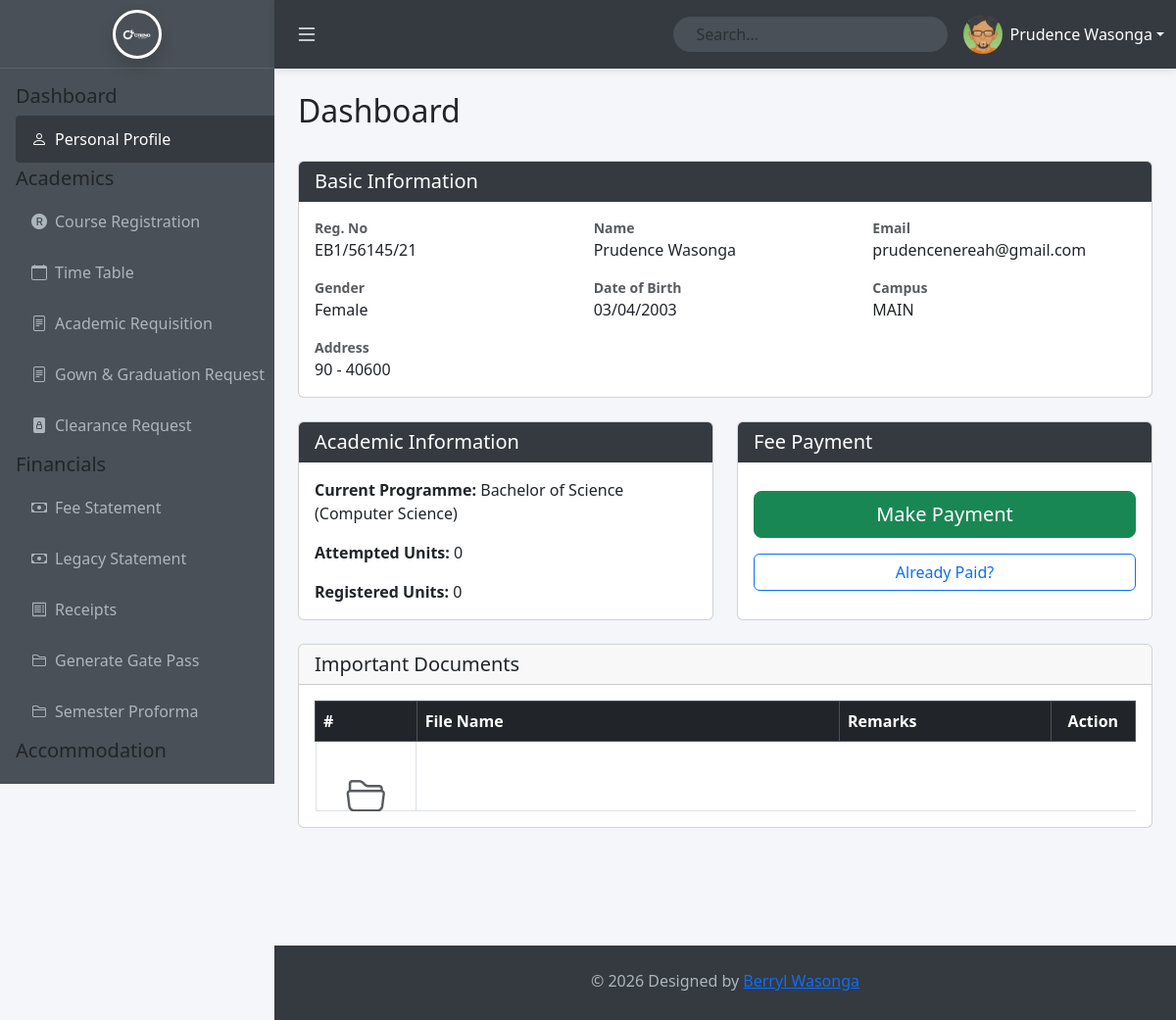
Screenshot of /students/welcome.php (signed in) with the database file from the repository.
### tables this page shows
CREATE TABLE `users` (
  `id` int(11) NOT NULL AUTO_INCREMENT,
  `first_name` varchar(50) NOT NULL DEFAULT '',
  `last_name` varchar(50) NOT NULL DEFAULT '',
  `email` varchar(255) NOT NULL,
  `reg_no` varchar(50) DEFAULT NULL,
  `password` varchar(255) NOT NULL,
  `role` varchar(20) NOT NULL DEFAULT 'user',
  `status` enum('active','inactive') NOT NULL DEFAULT 'active',
  `last_login` timestamp NULL DEFAULT NULL,
  `created_at` timestamp NOT NULL DEFAULT current_timestamp(),
  `fullname` varchar(100) GENERATED ALWAYS AS (concat(`first_name`,' ',`last_name`)) STORED,
  `gender` enum('Male','Female','Other') DEFAULT NULL,
  `dob` date DEFAULT NULL,
  `address` varchar(255) DEFAULT NULL,
  `campus` varchar(50) DEFAULT 'MAIN',
  `programme` varchar(150) DEFAULT NULL,
  `course_id` int(11) DEFAULT NULL,
  `faculty_id` int(11) DEFAULT NULL,
  `year_level` int(11) DEFAULT NULL,
  `admission_year` int(11) DEFAULT NULL,
  `attempted_units` int(11) DEFAULT 0,
  `registered_units` int(11) DEFAULT 0,
  PRIMARY KEY (`id`),
  UNIQUE KEY `email` (`email`),
  UNIQUE KEY `reg_no` (`reg_no`),
  CONSTRAINT `users_ibfk_1` FOREIGN KEY (`course_id`) REFERENCES `courses` (`id`) ON DELETE SET NULL,
  CONSTRAINT `users_ibfk_faculty` FOREIGN KEY (`faculty_id`) REFERENCES `faculties` (`id`) ON DELETE SET NULL
);

### students/welcome.php (called while the page is built, shortened)
<?php
include __Dir__ .'/../config.php';
$stmt = $conn->prepare("SELECT * FROM users WHERE id = ?");
$stmt->bind_param("i", $_SESSION['user_id']);
$stmt->execute();
$user = $stmt->get_result()->fetch_assoc();
$full_name = trim($user['first_name'] . ' ' . $user['last_name']);
$doc_stmt = $conn->prepare("SELECT * FROM student_documents WHERE user_id = ? ORDER BY created_at DESC");
$doc_stmt->bind_param("i", $_SESSION['user_id']);
$doc_stmt->execute();
$documents = $doc_stmt->get_result()->fetch_all(MYSQLI_ASSOC);
include 'views/welcome.view.php';
?>

### students/views/welcome.view.php (the view, shortened to what this page needs)
<!DOCTYPE html>
<html lang="en">
<head>
    <link href="https://cdn.jsdelivr.net/npm/bootstrap@5.3.3/dist/css/bootstrap.min.css" rel="stylesheet">
    <link href="https://cdn.jsdelivr.net/npm/bootstrap-icons@1.11.3/font/bootstrap-icons.css" rel="stylesheet">
    <link href="Assets/main.css" rel="stylesheet">
</head>
<body>
    <?php
        include_once 'partials/sidebar.php' ;
        include_once 'partials/top_navbar.php' ;
    ?>
    <div class="main-content" id="mainContent">
        <div class="d-flex justify-content-between align-items-center mb-3 mb-md-4">
            <h2>Dashboard</h2>
        </div>
        <div class="card mb-3 mb-md-4">
            <div class="card-header card-header-theme"><h5 class="mb-0">Basic Information</h5></div>
            <div class="card-body">
                <div class="row g-3">
                    <div class="col-12 col-sm-6 col-lg-4">
                        <strong class="d-block text-muted small">Reg. No</strong>
                        <span><?php echo htmlspecialchars($user['reg_no'] ?? 'N/A'); ?></span>
                    </div>
                    <div class="col-12 col-sm-6 col-lg-4">
                        <strong class="d-block text-muted small">Name</strong>
                        <span><?php echo htmlspecialchars($full_name); ?></span>
                    </div>
                    <div class="col-12 col-sm-6 col-lg-4">
                        <strong class="d-block text-muted small">Email</strong>
                        <span class="text-break"><?php echo htmlspecialchars($user['email'] ?? 'N/A'); ?></span>
                    </div>
                    <div class="col-12 col-sm-6 col-lg-4">
                        <strong class="d-block text-muted small">Gender</strong>
                        <span><?php echo htmlspecialchars(ucfirst($user['gender'] ?? 'N/A')); ?></span>
                    </div>
                    <div class="col-12 col-sm-6 col-lg-4">
                        <strong class="d-block text-muted small">Date of Birth</strong>
                        <span><?php echo $user['dob'] ? date('d/m/Y', strtotime($user['dob'])) : 'N/A'; ?></span>
                    </div>
                    <div class="col-12 col-sm-6 col-lg-4">
                        <strong class="d-block text-muted small">Campus</strong>
                        <span><?php echo htmlspecialchars($user['campus'] ?? 'MAIN'); ?></span>
                    </div>
                    <div class="col-12">
                        <strong class="d-block text-muted small">Address</strong>
                        <span><?php echo htmlspecialchars($user['address'] ?? 'N/A'); ?></span>
                    </div>
                </div>
            </div>
        </div>
        <div class="row g-3 g-md-4 mb-3 mb-md-4">
            <div class="col-12 col-md-6">
                <div class="card h-100">
                    <div class="card-header card-header-theme"><h5 class="mb-0">Academic Information</h5></div>
                    <div class="card-body">
                        <p><strong>Current Programme:</strong><br class="d-md-none">
                        <?php echo htmlspecialchars($user['programme'] ?? 'N/A'); ?></p>
                        <p><strong>Attempted Units:</strong> <?php echo $user['attempted_units'] ?? 0; ?></p>
                        <p class="mb-0"><strong>Registered Units:</strong> <?php echo $user['registered_units'] ?? 0; ?></p>
                    </div>
                </div>
            </div>
            <div class="col-12 col-md-6">
                <div class="card h-100">
                    <div class="card-header card-header-theme"><h5 class="mb-0">Fee Payment</h5></div>
                    <div class="card-body text-center d-flex flex-column justify-content-center">
                        <button class="btn btn-success btn-lg mb-3 w-100">Make Payment</button>
                        <a href="#" class="btn btn-outline-primary w-100">Already Paid?</a>
                    </div>
                </div>
            </div>
        </div>
            <div class="card mb-3 mb-md-5">
                <div class="card-header"><h5 class="mb-0">Important Documents</h5></div>
                <div class="card-body">
                    <div class="table-responsive">
                        <table class="table table-bordered table-hover mb-0">
                            <thead class="table-dark">
                                <tr>
                                    <th class="d-none d-md-table-cell" style="width: 5%;">#</th>
                                    <th style="width: 50%;">File Name</th>
                                    <th class="d-none d-lg-table-cell" style="width: 25%;">Remarks</th>
                                    <th style="width: 10%;">Action</th>
                                </tr>
                            </thead>
                            <tbody>
                                <?php if (empty($documents)): ?>
                                    <tr>
                                        <td colspan="4" class="text-center py-4">
                                            <i class="bi bi-folder2-open fs-1 text-muted d-block mb-3"></i>
                                        </td>
                                    </tr>
                                <?php endif; ?>
                            </tbody>
                        </table>
                    </div>
                </div>
            </div>
    </div>
    <?php
       include_once 'partials/footer.php' ;
    ?>
</body>
</html>

### students/partials/top_navbar.php (shortened to what this page needs)
<?php
include '../config.php';
$stmt = $conn->prepare("SELECT * FROM users WHERE id = ?");
$stmt->bind_param("i", $_SESSION['user_id']);
$stmt->execute();
$user = $stmt->get_result()->fetch_assoc();
$full_name = trim($user['first_name'] . ' ' . $user['last_name']);
?>
    <nav class="top-navbar">
        <div class="container-fluid d-flex align-items-center h-100">
            <button class="btn text-white d-none d-lg-block" id="toggleSidebarDesktop" style="font-size: 24px; padding: 0.5rem;">
                <i class="bi bi-list"></i>
            </button>
            <form class="d-none d-lg-flex search-form me-3 position-relative">
                <input class="form-control rounded-pill px-4"
                       type="search"
                       id="studentSearchInput"
                       placeholder="Search..."
                       aria-label="Search"
                       autocomplete="off"
                       style="width: 280px; background-color: #495057; border: none; color: white;">
            </form>
            <div class="dropdown d-none d-lg-block">
                <a class="dropdown-toggle d-flex align-items-center text-white text-decoration-none"
                   href="#"
                   role="button"
                   data-bs-toggle="dropdown"
                   aria-expanded="false">
                    <img src="Assets/images/1.png"
                         class="rounded-circle profile-img-small me-2"
                         alt="User">
                    <span class="user-name"><?php echo htmlspecialchars($full_name); ?></span>
                </a>
            </div>
        </div>
    </nav>

### students/Assets/main.css (style rules this page uses)
:root { --sidebar-bg: #495057; --sidebar-dark: #343a40; --sidebar-hover: #343a40; --navbar-height: 60px; --navbar-height-lg: 70px; }
body { background-color: #f4f6f9; overflow-x: hidden; }
.profile-img-small { width: 40px; height: 40px; object-fit: cover; }
.top-navbar { position: fixed; top: 0; left: 0; right: 0; height: var(--navbar-height); background-color: var(--sidebar-dark); box-shadow: 0 2px 8px rgba(0,0,0,0.1); z-index: 1030; transition: left 0.3s ease; }
@media (min-width: 992px) { .top-navbar { left: 280px; height: var(--navbar-height-lg); } }
.main-content { margin-top: var(--navbar-height); padding: 1.5rem; min-height: calc(100vh - var(--navbar-height) - 60px); transition: margin-left 0.3s ease; }
@media (min-width: 992px) { .main-content { margin-left: 280px; margin-top: var(--navbar-height-lg); min-height: calc(100vh - var(--navbar-height-lg) - 60px); } }
table tbody td:last-child, table thead th:last-child { text-align: center; }
table tbody td { height: 70px; vertical-align: middle; }
table tbody td:last-child { display: flex; align-items: center; justify-content: center; gap: 0.5rem; flex-wrap: wrap; }
.card-header-theme { background-color: var(--sidebar-dark); color: white; border-color: var(--sidebar-dark); }
.card-header-theme h5 { color: white; }
* { margin: 0; padding: 0; box-sizing: border-box; }

### rows the page displays
users: full_name "Prudence Wasonga", reg_no "EB1/56145/21", email "prudencenereah@gmail.com", gender "Female", dob "03/04/2003", campus "MAIN", address "90 - 40600", programme "Bachelor of Science (Computer Science)", attempted_units "0", registered_units "0"
